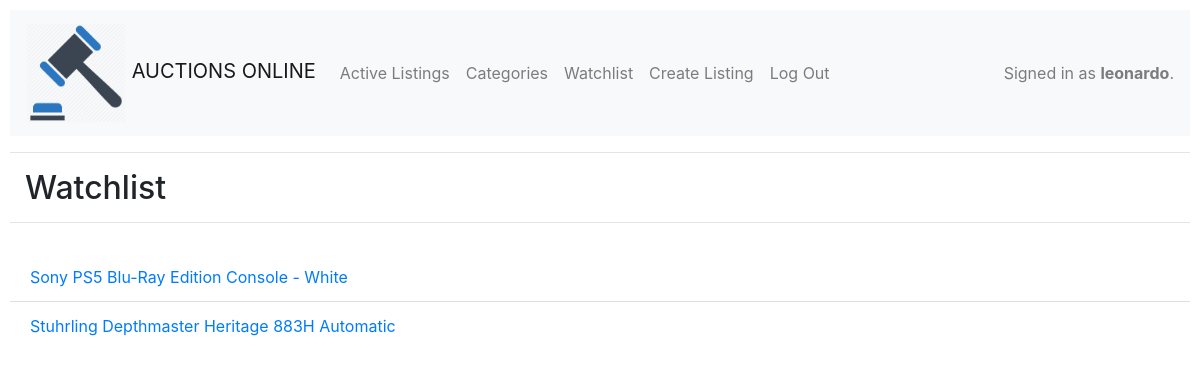
Page /watchlist (signed in) on the earlier database version.
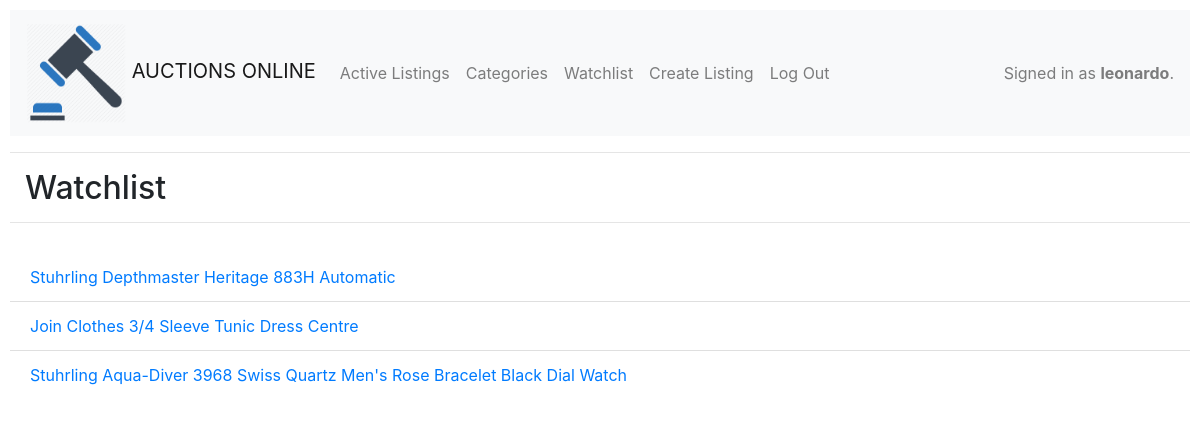
Same page on the later database version.
### auctions/models.py (models this page shows, shortened)
class User(AbstractUser):
    pass

class Watchlist(models.Model):
    user = models.ForeignKey(User, on_delete=models.CASCADE, related_name="followers")
    listing = models.ForeignKey(Listing, on_delete=models.CASCADE, related_name="followers")

class Listing(models.Model):
    title = models.CharField(max_length=64)
    active = models.BooleanField(default=True)
    description = models.TextField()
    image = models.URLField()
    price = models.PositiveIntegerField()
    category = models.CharField(max_length=64)
    listed_by = models.ForeignKey(User, on_delete=models.CASCADE, related_name="publications")
    winner = models.ForeignKey(User, on_delete=models.CASCADE, null=True, blank=True)
    winning_bid = models.PositiveIntegerField(null=True, blank=True)
    date = models.DateField()

### auctions/views.py (the view)
# urls.py: path("watchlist", views.watchlist, name="watchlist"),
@login_required
def watchlist(request):
    watchlist = Watchlist.objects.filter(user=request.user)
    return render(request, "auctions/watchlist.html", {
        'watchlist': watchlist
    })

### auctions/templates/auctions/watchlist.html
{% extends "auctions/layout.html" %}
{% block body %}
    <h2 style="margin:15px">Watchlist</h2>
    <div style="border-bottom: solid 1px;color: rgba(0,0,0,.1);margin-bottom: 30px;"></div>
    {% for instance in watchlist %}
        <ul class="list-group list-group-flush">
            <li class="list-group-item"><a href="{% url 'listings' instance.listing.id %}">{{ instance.listing.title }}</a></li>
        </ul>
    {% endfor %}
{% endblock %}

### auctions/templates/auctions/layout.html (shortened to what this page needs)
{% load static %}
<!DOCTYPE html>
<html lang="en">
    <head>
        <link rel="stylesheet" href="https://stackpath.bootstrapcdn.com/bootstrap/4.4.1/css/bootstrap.min.css">
        <link href="{% static 'auctions/styles.css' %}" rel="stylesheet">
    </head>
    <body>
        <nav class="navbar navbar-expand-lg navbar-light bg-light">
          <a class="navbar-brand" href="{% url 'index' %}">
            <img src="../../static/auctions/logo.png"  height="100" alt="">
            AUCTIONS ONLINE
          </a>
          <div class="collapse navbar-collapse" id="navbarText">
            <ul class="navbar-nav mr-auto">
              <li class="nav-item">
                <a class="nav-link" href="{% url 'index' %}">Active Listings</a>
              </li>
              <li class="nav-item">
                <a class="nav-link" href="{% url 'categories' %}">Categories</a>
              </li>
              {% if user.is_authenticated %}
                <li class="nav-item">
                  <a class="nav-link" href="{% url 'watchlist' %}">Watchlist</a>
                </li>
                <li class="nav-item">
                    <a class="nav-link" href="{% url 'create' %}">Create Listing</a>
                </li>
                <li class="nav-item">
                  <a class="nav-link" href="{% url 'logout' %}">Log Out</a>
                </li>
              {% endif %}
            </ul>
            <span class="navbar-text">
              <div>
                {% if user.is_authenticated %}
                    Signed in as <strong>{{ user.username }}</strong>.
                {% else %}
                    Not signed in.
                {% endif %}
              </div>
            </span>
          </div>
        </nav>
        <hr>
        {% block body %}
        {% endblock %}
    </body>
</html>

### auctions/static/auctions/styles.css (style rules this page uses)
body { padding: 10px; }

Differences in the rows shown:
removed Watchlist: listing "Sony PS5 Blu-Ray Edition Console - White"
added Watchlist: listing "Join Clothes 3/4 Sleeve Tunic Dress Centre"
added Watchlist: listing "Stuhrling Aqua-Diver 3968 Swiss Quartz Men's Rose Bracelet Black Dial Watch"
